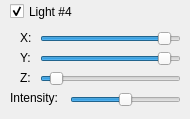
       <widget class="QWidget" name="light4">
        <widget class="QSlider" name="sliderLight4Z">
         <property name="geometry">
          <rect>
           <x>40</x>
           <y>69</y>
           <width>141</width>
           <height>19</height>
          </rect>
         </property>
         <property name="minimum">
          <number>-100</number>
         </property>
         <property name="maximum">
          <number>100</number>
         </property>
         <property name="value">
          <number>-85</number>
         </property>
         <property name="sliderPosition">
          <number>-85</number>
         </property>
         <property name="orientation">
          <enum>Qt::Horizontal</enum>
         </property>
        </widget>
        <widget class="QLabel" name="label_22">
         <property name="geometry">
          <rect>
           <x>20</x>
           <y>67</y>
           <width>21</width>
           <height>21</height>
          </rect>
         </property>
         <property name="text">
          <string>Z:</string>
         </property>
        </widget>
        <widget class="QLabel" name="label_23">
         <property name="geometry">
          <rect>
           <x>20</x>
           <y>27</y>
           <width>21</width>
           <height>21</height>
          </rect>
         </property>
         <property name="text">
          <string>X:</string>
         </property>
        </widget>
        <widget class="QSlider" name="sliderLight4Y">
         <property name="geometry">
          <rect>
           <x>40</x>
           <y>49</y>
           <width>141</width>
           <height>19</height>
          </rect>
         </property>
         <property name="minimum">
          <number>-100</number>
         </property>
         <property name="maximum">
          <number>100</number>
         </property>
         <property name="value">
          <number>85</number>
         </property>
         <property name="sliderPosition">
          <number>85</number>
         </property>
         <property name="orientation">
          <enum>Qt::Horizontal</enum>
         </property>
        </widget>
        <widget class="QSlider" name="sliderLight4X">
         <property name="geometry">
          <rect>
           <x>40</x>
           <y>29</y>
           <width>141</width>
           <height>19</height>
          </rect>
         </property>
         <property name="minimum">
          <number>-100</number>
         </property>
         <property name="maximum">
          <number>100</number>
         </property>
         <property name="value">
          <number>85</number>
         </property>
         <property name="orientation">
          <enum>Qt::Horizontal</enum>
         </property>
        </widget>
        <widget class="QCheckBox" name="checkLight4">
         <property name="geometry">
          <rect>
           <x>10</x>
           <y>0</y>
           <width>70</width>
           <height>23</height>
          </rect>
         </property>
         <property name="text">
          <string>Light #4</string>
         </property>
         <property name="checked">
          <bool>true</bool>
         </property>
        </widget>
        <widget class="QLabel" name="label_24">
         <property name="enabled">
          <bool>true</bool>
         </property>
         <property name="geometry">
          <rect>
           <x>10</x>
           <y>90</y>
           <width>51</width>
           <height>16</height>
          </rect>
         </property>
         <property name="text">
          <string>Intensity:</string>
         </property>
        </widget>
        <widget class="QLabel" name="label_25">
         <property name="geometry">
          <rect>
           <x>20</x>
           <y>47</y>
           <width>21</width>
           <height>21</height>
          </rect>
         </property>
         <property name="text">
          <string>Y:</string>
         </property>
        </widget>
        <widget class="QSlider" name="sliderLighting4">
         <property name="enabled">
          <bool>true</bool>
         </property>
         <property name="geometry">
          <rect>
           <x>70</x>
           <y>90</y>
           <width>111</width>
           <height>20</height>
          </rect>
         </property>
         <property name="value">
          <number>50</number>
         </property>
         <property name="orientation">
          <enum>Qt::Horizontal</enum>
         </property>
         <property name="tickInterval">
          <number>1</number>
         </property>
        </widget>
       </widget>
